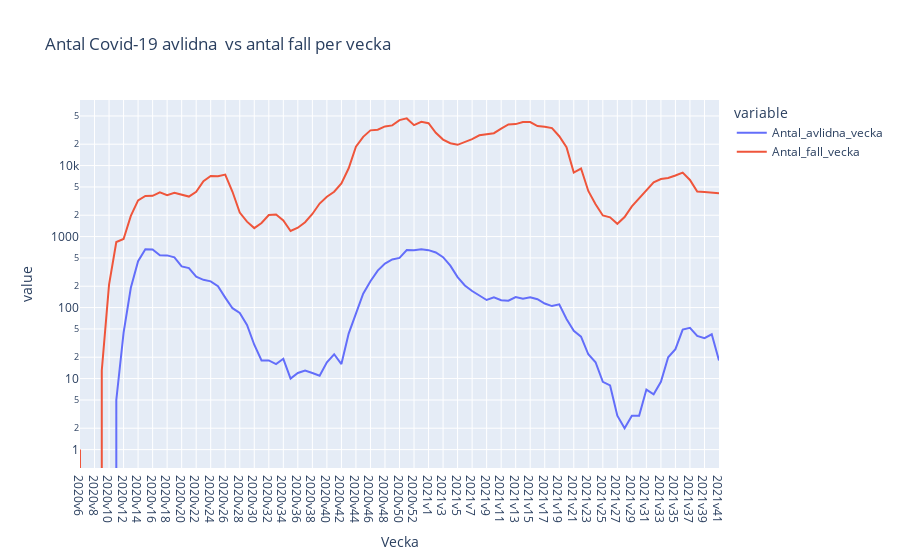

The code cell stored with this chart in its notebook:
### Code cell
fig1 = px.line(clean_s_d_v_r, x= "Vecka", y = ["Antal_avlidna_vecka","Antal_fall_vecka"], title= "Antal Covid-19 avlidna per vecka", log_y=True)
fig1.show()

fig1.write_html("Visualiseringar/Avlidna_antal_fall_per_vecka.html")

### Figure 1 — Plotly figure (JSON) as saved in the notebook; plotly's stock layout.template omitted (floating-point values rounded to 4 significant figures)
{"data": [{"hovertemplate": "variable=Antal_avlidna_vecka<br>Vecka=%{x}<br>value=%{y}<extra></extra>", "legendgroup": "Antal_avlidna_vecka", "line": {"color": "#636efa", "dash": "solid"}, "marker": {"symbol": "circle"}, "mode": "lines", "name": "Antal_avlidna_vecka", "orientation": "v", "showlegend": true, "type": "scatter", "x": ["2020v6", "2020v7", "2020v8", "2020v9", "2020v10", "2020v11", "2020v12", "2020v13", "2020v14", "2020v15", "2020v16", "2020v17", "2020v18", "2020v19", "2020v20", "2020v21", "2020v22", "2020v23", "2020v24", "2020v25", "2020v26", "2020v27", "2020v28", "2020v29", "2020v30", "2020v31", "2020v32", "2020v33", "2020v34", "2020v35", "2020v36", "2020v37", "2020v38", "2020v39", "2020v40", "2020v41", "2020v42", "2020v43", "2020v44", "2020v45", "2020v46", "2020v47", "2020v48", "2020v49", "2020v50", "2020v51", "2020v52", "2020v53", "2021v1", "2021v2", "2021v3", "2021v4", "2021v5", "2021v6", "2021v7", "2021v8", "2021v9", "2021v10", "2021v11", "2021v12", "2021v13", "2021v14", "2021v15", "2021v16", "2021v17", "2021v18", "2021v19", "2021v20", "2021v21", "2021v22", "2021v23", "2021v24", "2021v25", "2021v26", "2021v27", "2021v28", "2021v29", "2021v30", "2021v31", "2021v32", "2021v33", "2021v34", "2021v35", "2021v36", "2021v37", "2021v38", "2021v39", "2021v40", "2021v41"], "xaxis": "x", "y": [0, 0, 0, 0, 0, 5, 44, 190, 451, 664, 657, 546, 543, 509, 380, 360, 272, 246, 234, 200, 138, 98, 84, 57, 30, 18, 18, 16, 19, 10, 12, 13, 12, 11, 17, 22, 16, 43, 82, 157, 235, 332, 417, 476, 501, 645, 643, 663, 644, 598, 513, 389, 269, 205, 171, 146, 128, 140, 127, 125, 141, 133, 140, 131, 114, 105, 111, 69, 47, 39, 22, 17, 9, 8, 3, 2, 3, 3, 7, 6, 9, 20, 26, 49, 52, 40, 37, 42, 18], "yaxis": "y"}, {"hovertemplate": "variable=Antal_fall_vecka<br>Vecka=%{x}<br>value=%{y}<extra></extra>", "legendgroup": "Antal_fall_vecka", "line": {"color": "#EF553B", "dash": "solid"}, "marker": {"symbol": "circle"}, "mode": "lines", "name": "Antal_fall_vecka", "orientation": "v", "showlegend": true, "type": "scatter", "x": ["2020v6", "2020v7", "2020v8", "2020v9", "2020v10", "2020v11", "2020v12", "2020v13", "2020v14", "2020v15", "2020v16", "2020v17", "2020v18", "2020v19", "2020v20", "2020v21", "2020v22", "2020v23", "2020v24", "2020v25", "2020v26", "2020v27", "2020v28", "2020v29", "2020v30", "2020v31", "2020v32", "2020v33", "2020v34", "2020v35", "2020v36", "2020v37", "2020v38", "2020v39", "2020v40", "2020v41", "2020v42", "2020v43", "2020v44", "2020v45", "2020v46", "2020v47", "2020v48", "2020v49", "2020v50", "2020v51", "2020v52", "2020v53", "2021v1", "2021v2", "2021v3", "2021v4", "2021v5", "2021v6", "2021v7", "2021v8", "2021v9", "2021v10", "2021v11", "2021v12", "2021v13", "2021v14", "2021v15", "2021v16", "2021v17", "2021v18", "2021v19", "2021v20", "2021v21", "2021v22", "2021v23", "2021v24", "2021v25", "2021v26", "2021v27", "2021v28", "2021v29", "2021v30", "2021v31", "2021v32", "2021v33", "2021v34", "2021v35", "2021v36", "2021v37", "2021v38", "2021v39", "2021v40", "2021v41"], "xaxis": "x", "y": [1, 0, 0, 13, 211, 838, 924, 1957, 3229, 3740, 3752, 4203, 3832, 4153, 3869, 3659, 4280, 6021, 7123, 7073, 7455, 4279, 2179, 1622, 1316, 1556, 2014, 2052, 1687, 1200, 1332, 1592, 2080, 2919, 3642, 4278, 5620, 9155, 18474, 25405, 31319, 31944, 35560, 36837, 43631, 46177, 37134, 41323, 39455, 28942, 23230, 20660, 19605, 21283, 23615, 26690, 27748, 28555, 33033, 37881, 38386, 41147, 41038, 36032, 35306, 33680, 25916, 18169, 7974, 9094, 4394, 2848, 1982, 1869, 1514, 1881, 2662, 3459, 4608, 5820, 6466, 6688, 7236, 7972, 6266, 4298, 4241, 4141, 4062], "yaxis": "y"}], "layout": {"legend": {"title": {"text": "variable"}, "tracegroupgap": 0}, "title": {"text": "Antal Covid-19 avlidna  vs antal fall per vecka"}, "xaxis": {"anchor": "y", "domain": [0, 1], "title": {"text": "Vecka"}}, "yaxis": {"anchor": "x", "domain": [0, 1], "title": {"text": "value"}, "type": "log"}}}
